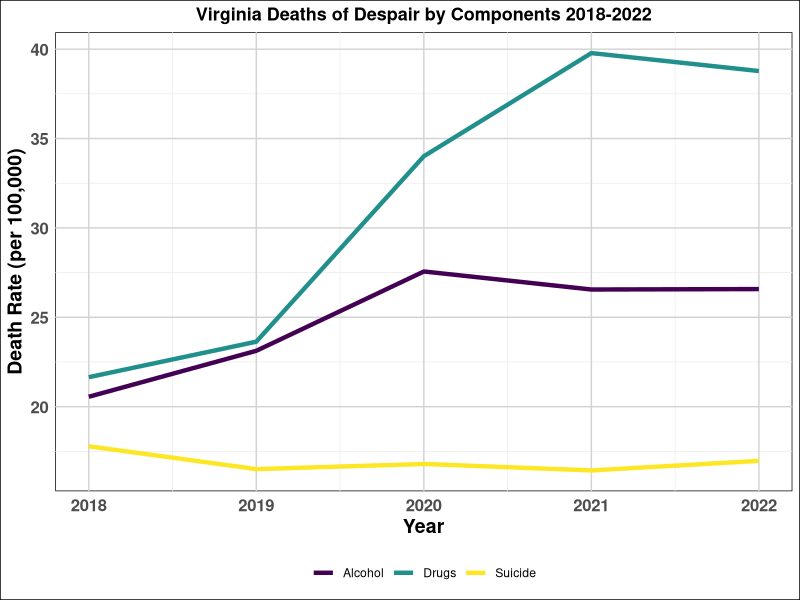

Generate this figure with R:
library(readr)
library(dplyr)
library(viridis)
library(ggplot2)
library(readxl)
library(here)

# Import dataset
merged_state_death <- read_excel(here("Data/raw_data/MCOD 18-22 BY STATE", "merged_state_death.xlsx"))

# Create summary data frame
merged_state_death_1822 <- merged_state_death %>%
  filter(State == "Virginia") %>%
  mutate(
    alcohol_deaths = as.numeric(alcohol_deaths),
    drugs_deaths = as.numeric(drugs_deaths),
    suicide_deaths = as.numeric(suicide_deaths),
    Population = as.numeric(Population)
  ) %>%
  mutate(alcohol_death_rate = alcohol_deaths / Population * 100000,
         drugs_death_rate = drugs_deaths / Population * 100000,
         suicide_death_rate = suicide_deaths / Population * 100000)

ggplot(merged_state_death_1822, aes(x = Year)) +
  geom_line(aes(y = alcohol_death_rate, color = "Alcohol"), size = 1.5) +
  geom_line(aes(y = drugs_death_rate, color = "Drugs"), size = 1.5) +
  geom_line(aes(y = suicide_death_rate, color = "Suicide"), size = 1.5) +
  scale_color_viridis_d() +  # Use discrete colors from viridis
  labs(
    title = "Virginia Deaths of Despair by Components 2018-2022",
    x = "Year",
    y = "Death Rate (per 100,000)"
  ) +
  theme_minimal() +
  theme(
    plot.title = element_text(size = 13, face = "bold", hjust = 0.5),
    axis.title.x = element_text(size = 14, face = "bold"),
    axis.title.y = element_text(size = 14, face = "bold"),
    axis.text = element_text(size = 12, face = "bold"),
    panel.grid.major = element_line(color = "lightgray", size = 0.5),
    panel.background = element_rect(fill = "white"),
    plot.background = element_rect(fill = "white"),
    legend.title = element_blank(),
    legend.position = "bottom"
  )